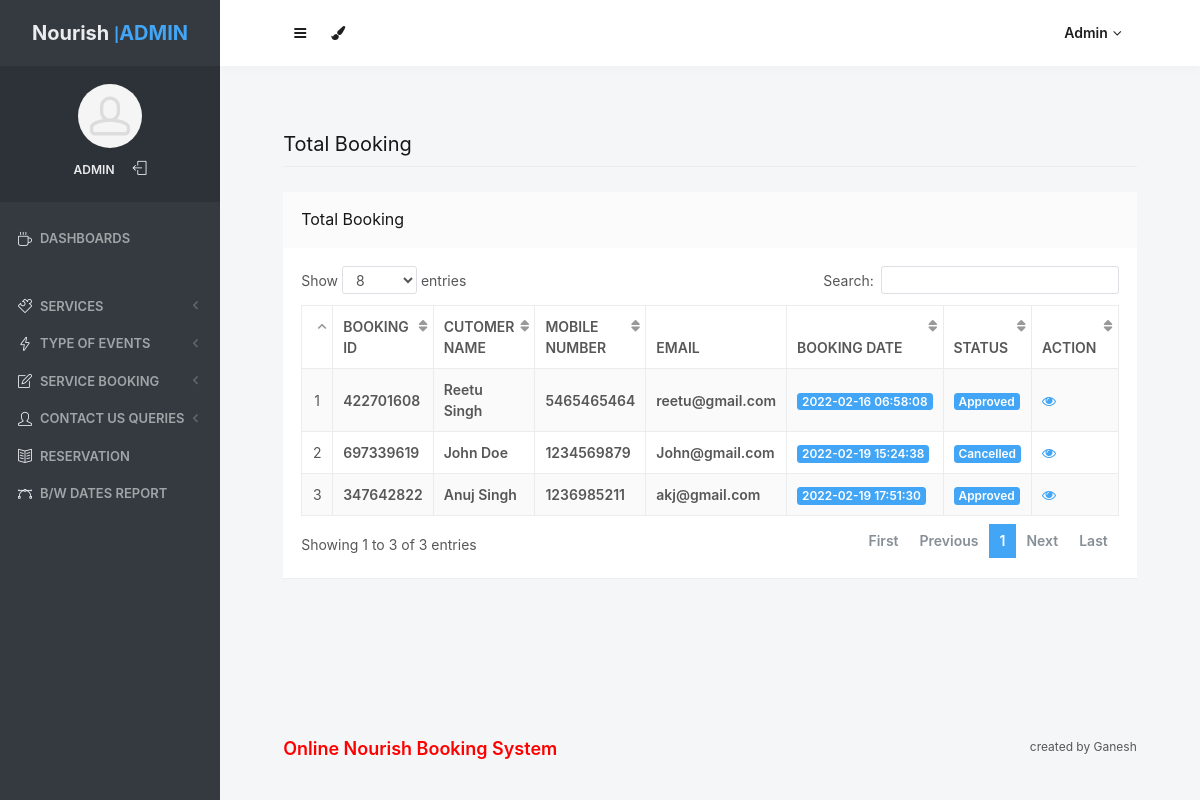
The page /admin/all-booking.php (signed in) on the database as committed earlier.
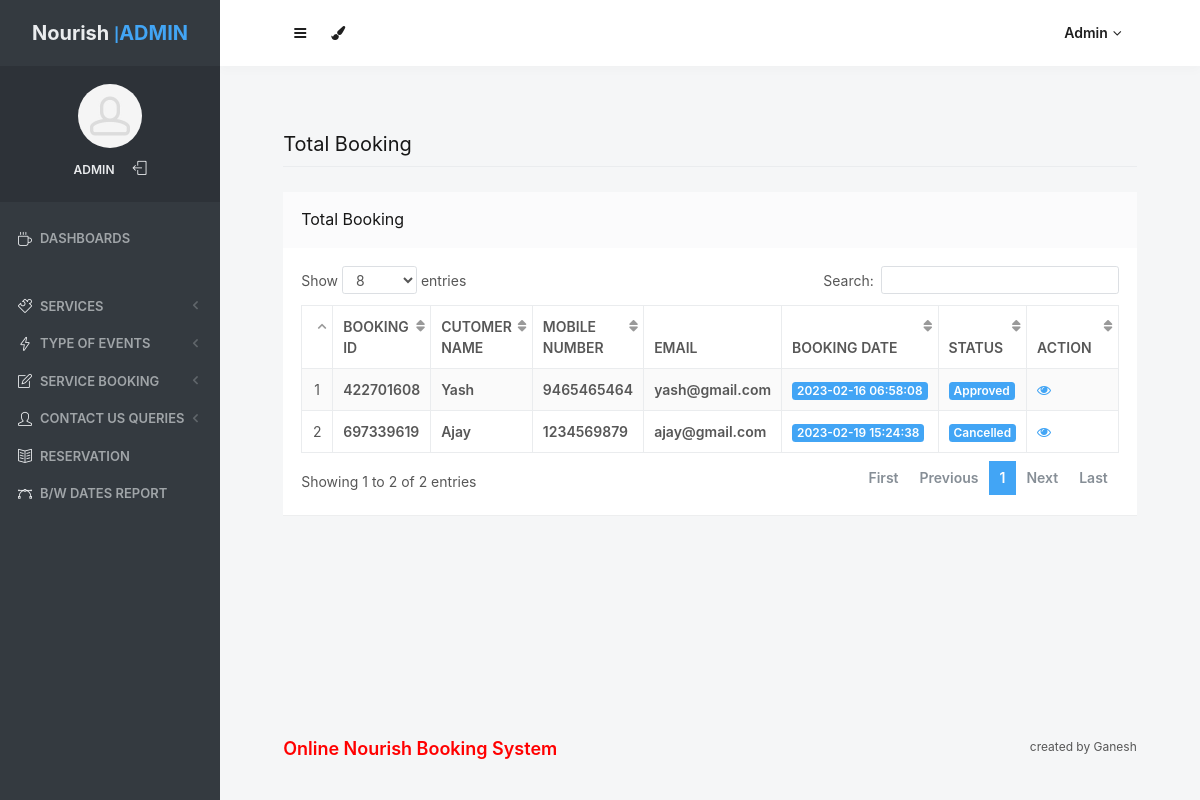
The same page on the database as committed later.
### tables this page shows
CREATE TABLE `tblbooking` (
  `ID` int(10) NOT NULL,
  `BookingID` int(10) DEFAULT NULL,
  `ServiceID` int(10) DEFAULT NULL,
  `UserID` int(5) DEFAULT NULL,
  `BookingFrom` date DEFAULT NULL,
  `BookingTo` date DEFAULT NULL,
  `EventType` varchar(200) DEFAULT NULL,
  `Numberofguest` int(10) DEFAULT NULL,
  `Message` mediumtext DEFAULT NULL,
  `BookingDate` timestamp NULL DEFAULT current_timestamp(),
  `Remark` varchar(200) DEFAULT NULL,
  `Status` varchar(200) DEFAULT NULL,
  `UpdationDate` timestamp NULL DEFAULT NULL ON UPDATE current_timestamp()
);

CREATE TABLE `tbluser` (
  `ID` int(10) NOT NULL,
  `FullName` varchar(200) DEFAULT NULL,
  `MobileNumber` bigint(10) DEFAULT NULL,
  `Email` varchar(200) DEFAULT NULL,
  `Password` varchar(200) DEFAULT NULL,
  `RegDate` timestamp NULL DEFAULT current_timestamp()
);

### admin/all-booking.php (the view, shortened to what the changed rows need)
<?php
include('includes/dbconnection.php');
if (strlen($_SESSION['odmsaid']==0)) {
  header('location:logout.php');
  } else{
  ?>
<!doctype html>
<html lang="en" class="no-focus">
    <head>
        <link rel="stylesheet" href="assets/js/plugins/datatables/dataTables.bootstrap4.min.css">
        <link rel="stylesheet" id="css-main" href="assets/css/codebase.min.css">
    </head>
    <body>
        <div id="page-container" class="sidebar-o sidebar-inverse side-scroll page-header-fixed main-content-narrow">
           <?php include_once('includes/sidebar.php');?>
          <?php include_once('includes/header.php');?>
            <main id="main-container">
                <div class="content">
                    <h2 class="content-heading">Total Booking</h2>
                    <div class="block">
                        <div class="block-header block-header-default">
                            <h3 class="block-title">Total Booking</h3>
                        </div>
                        <div class="block-content block-content-full">
                            <table class="table table-bordered table-striped table-vcenter js-dataTable-full-pagination">
                                <thead>
                                    <tr>
                                        <th class="text-center"></th>
                                        <th>Booking ID</th>
                                        <th class="d-none d-sm-table-cell">Cutomer Name</th>
                                        <th class="d-none d-sm-table-cell">Mobile Number</th>
                                        <th class="d-none d-sm-table-cell">Email</th>
                                        <th class="d-none d-sm-table-cell">Booking Date</th>
                                        <th class="d-none d-sm-table-cell">Status</th>
                                        <th class="d-none d-sm-table-cell" style="width: 15%;">Action</th>
                                       </tr>
                                </thead>
                                <tbody>
                                    <?php
$sql="SELECT tbluser.FullName,tbluser.MobileNumber,tbluser.Email,tblbooking.ID as bid,tblbooking.BookingID,tblbooking.BookingDate,tblbooking.Status,tblbooking.ID from tblbooking join tbluser on tbluser.ID=tblbooking.UserID";
$query = $dbh -> prepare($sql);
$query->execute();
$results=$query->fetchAll(PDO::FETCH_OBJ);
$cnt=1;
if($query->rowCount() > 0)
{
foreach($results as $row)
{               ?>
                                    <tr>
                                        <td class="text-center"><?php echo htmlentities($cnt);?></td>
                                        <td class="font-w600"><?php  echo htmlentities($row->BookingID);?></td>
                                        <td class="font-w600"><?php  echo htmlentities($row->FullName);?></td>
                                        <td class="font-w600"><?php  echo htmlentities($row->MobileNumber);?></td>
                                        <td class="font-w600"><?php  echo htmlentities($row->Email);?></td>
                                        <td class="font-w600">
                                            <span class="badge badge-primary"><?php  echo htmlentities($row->BookingDate);?></span>
                                        </td>
                                        <?php if($row->Status==""){ ?>
                     <td class="font-w600"><?php echo "Not Updated Yet"; ?></td>
<?php } else { ?>
                                        <td class="d-none d-sm-table-cell">
                                            <span class="badge badge-primary"><?php  echo htmlentities($row->Status);?></span>
                                        </td>
<?php } ?>
                                         <td class="d-none d-sm-table-cell"><a href="view-booking-detail.php?editid=<?php echo htmlentities ($row->ID);?>&&bookingid=<?php echo htmlentities ($row->BookingID);?>"><i class="fa fa-eye" aria-hidden="true"></i></a></td>
                                    </tr>
                                    <?php $cnt=$cnt+1;}} ?>
                                </tbody>
                            </table>
                        </div>
                    </div>
                </div>
            </main>
           <?php include_once('includes/footer.php');?>
        </div>
    </body>
</html>
<?php }  ?>

### admin/includes/sidebar.php (shortened to what the changed rows need)
     <?php
include('includes/dbconnection.php');
if (strlen($_SESSION['odmsaid']==0)) {
  header('location:logout.php');
  } else{
  ?>
   <nav id="sidebar">
                <div id="sidebar-scroll">
                    <div class="sidebar-content">
                        <div class="content-header content-header-fullrow px-15">
                            <div class="content-header-section text-center align-parent sidebar-mini-hidden">
                                <div class="content-header-item">
                                    <a class="link-effect font-w700" href="dashboard.php">
                                        <span class="font-size-xl text-dual-primary-dark">Nourish </span>|<span class="font-size-xl text-primary">ADMIN</span>
                                    </a>
                                </div>
                            </div>
                        </div>
                        <div class="content-side content-side-full content-side-user px-10 align-parent">
                            <div class="sidebar-mini-hidden-b text-center">
                                <a class="img-link" href="dashboard.php">
                                    <img class="img-avatar" src="assets/img/avatars/avatar15.jpg" alt="">
                                </a>
                                <ul class="list-inline mt-10">
                                    <?php
$aid=$_SESSION['odmsaid'];
$sql="SELECT AdminName from  tbladmin where ID=:aid";
$query = $dbh -> prepare($sql);
$query->bindParam(':aid',$aid,PDO::PARAM_STR);
$query->execute();
$results=$query->fetchAll(PDO::FETCH_OBJ);
$cnt=1;
if($query->rowCount() > 0)
{
foreach($results as $row)
{               ?>
                                    <li class="list-inline-item">
                                        <a class="link-effect text-dual-primary-dark font-size-xs font-w600 text-uppercase" href="admin-profile.php"><?php  echo $row->AdminName;?></a>
                                    </li><?php $cnt=$cnt+1;}} ?>
                                    <li class="list-inline-item">
                                        <a class="link-effect text-dual-primary-dark" href="logout.php">
                                            <i class="si si-logout"></i>
                                        </a>
                                    </li>
                                </ul>
                            </div>
                        </div>
                        <div class="content-side content-side-full">
                            <ul class="nav-main">
                                <li class="open">
                                    <a href="dashboard.php"><i class="si si-cup"></i><span class="sidebar-mini-hide">Dashboards</span></a>
                                </li>
                                <li class="nav-main-heading"><span class="sidebar-mini-visible">UI</span><span class="sidebar-mini-hidden"></span></li>
                                <li>
                                    <a class="nav-submenu" data-toggle="nav-submenu"><i class="si si-puzzle"></i><span class="sidebar-mini-hide"></span>Services</a>
                                </li>
                                <li>
                                    <a class="nav-submenu" data-toggle="nav-submenu" href="#"><i class="si si-energy"></i><span class="sidebar-mini-hide">Type of Events</span></a>
                                </li>
                                <li>
                                    <a class="nav-submenu" data-toggle="nav-submenu" href="#"><i class="si si-note"></i><span class="sidebar-mini-hide">Service Booking</span></a>
                                </li>
                                <li>
                                    <a class="nav-submenu" data-toggle="nav-submenu" href="#"><i class="si si-user"></i><span class="sidebar-mini-hide">Contact Us Queries</span></a>
                                </li>
                                <li>
                                    <a  href="reservation-booking.php"><i class="si si-book-open"></i><span class="sidebar-mini-hide">Reservation</span></a>
                                </li>
                                <li>
                                    <a  href="between-dates-report.php"><i class="si si-vector"></i><span class="sidebar-mini-hide">B/w Dates Report</span></a>
                                </li>
                            </ul>
                        </div>
                    </div>
                </div>
            </nav>
           <?php }  ?>

### admin/includes/header.php (shortened to what the changed rows need)
   <?php
include('includes/dbconnection.php');
if (strlen($_SESSION['odmsaid']==0)) {
  header('location:logout.php');
  } else{
  ?>
            <header id="page-header">
                <div class="content-header">
                    <div class="content-header-section">
                        <button type="button" class="btn btn-circle btn-dual-secondary" data-toggle="layout" data-action="sidebar_toggle">
                            <i class="fa fa-navicon"></i>
                        </button>
                        <div class="btn-group" role="group">
                            <button type="button" class="btn btn-circle btn-dual-secondary" id="page-header-themes-dropdown" data-toggle="dropdown" aria-haspopup="true" aria-expanded="false">
                                <i class="fa fa-paint-brush"></i>
                            </button>
                        </div>
                    </div>
                    <div class="content-header-section">
                        <div class="btn-group" role="group">
                            <?php
$aid=$_SESSION['odmsaid'];
$sql="SELECT AdminName from  tbladmin where ID=:aid";
$query = $dbh -> prepare($sql);
$query->bindParam(':aid',$aid,PDO::PARAM_STR);
$query->execute();
$results=$query->fetchAll(PDO::FETCH_OBJ);
$cnt=1;
if($query->rowCount() > 0)
{
foreach($results as $row)
{               ?>
                            <button type="button" class="btn btn-rounded btn-dual-secondary" id="page-header-user-dropdown" data-toggle="dropdown" aria-haspopup="true" aria-expanded="false">
                                <?php  echo $row->AdminName;?><i class="fa fa-angle-down ml-5"></i>
                            </button>
                            <?php $cnt=$cnt+1;}} ?>
                        </div>
                    </div>
                </div>
            </header>
            <?php }  ?>

Rows that differ between the two databases and show on the page:
no longer on this page (row edited): tblbooking: BookingID "347642822", UserID.FullName "Anuj Singh", UserID.MobileNumber "1236985211", UserID.Email "akj@gmail.com", BookingDate "2022-02-19 17:51:30", Status "Approved"
changed tblbooking "Approved": UserID.FullName "Reetu Singh" → "Yash"; UserID.MobileNumber "5465465464" → "9465465464"; UserID.Email "reetu@gmail.com" → "yash@gmail.com"; BookingDate "2022-02-16 06:58:08" → "2023-02-16 06:58:08"
changed tblbooking "Cancelled": UserID.FullName "John Doe" → "Ajay"; UserID.Email "John@gmail.com" → "ajay@gmail.com"; BookingDate "2022-02-19 15:24:38" → "2023-02-19 15:24:38"
Other text that changed with them:
text written by a page script: "Show entries Search: Showing 1 to 3 of 3 entries First Previous 1 Next Last" → "Show entries Search: Showing 1 to 2 of 2 entries First Previous 1 Next Last"
